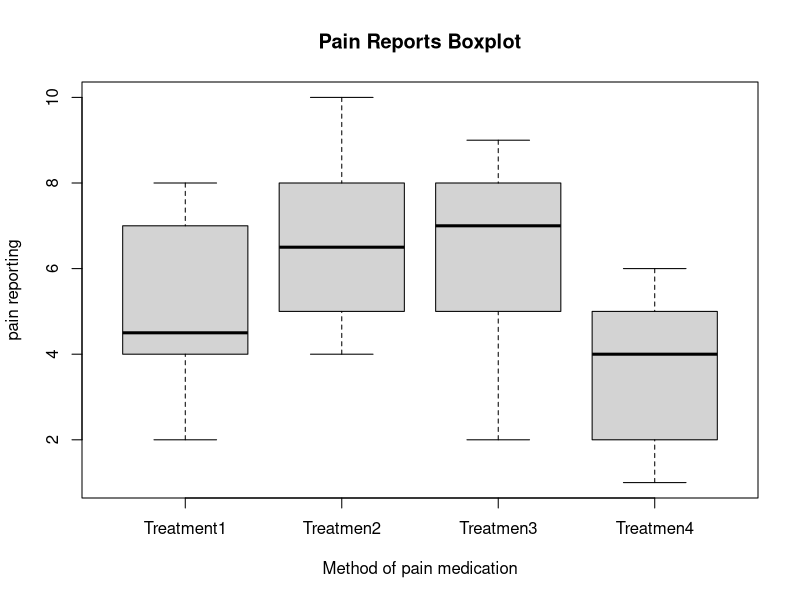
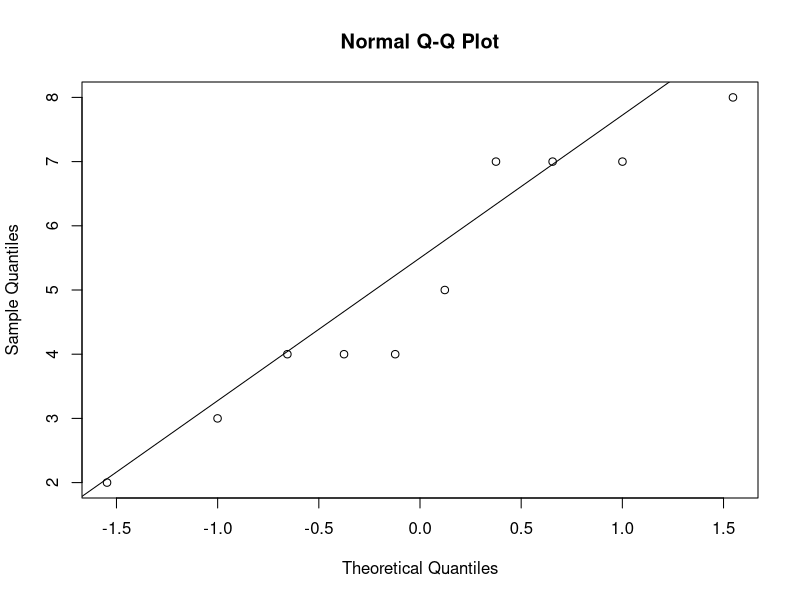
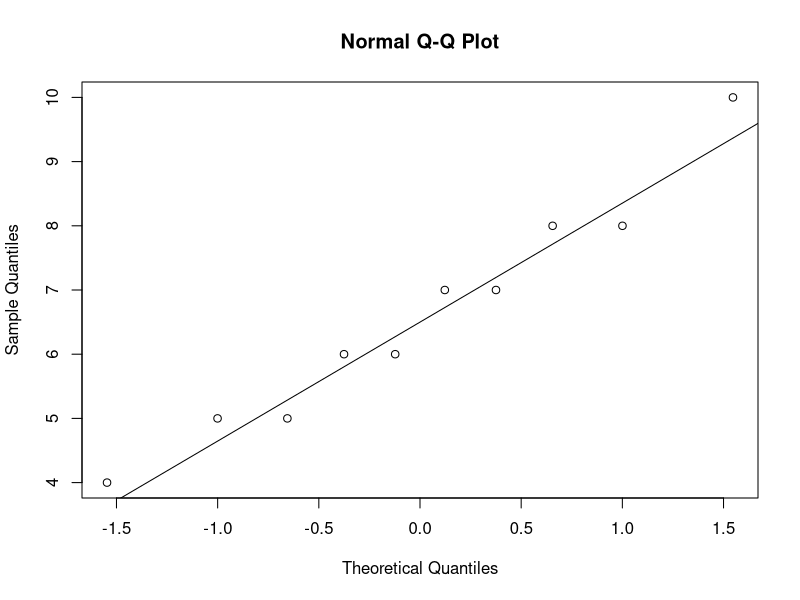
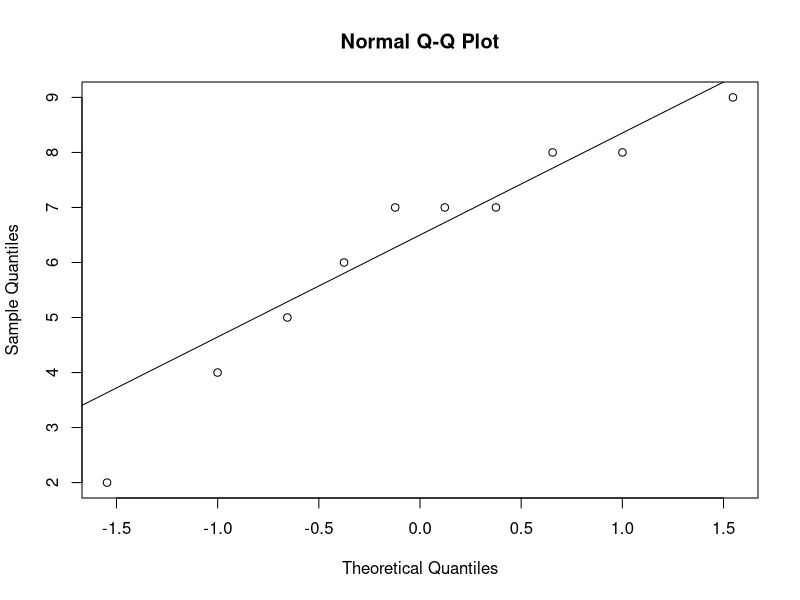
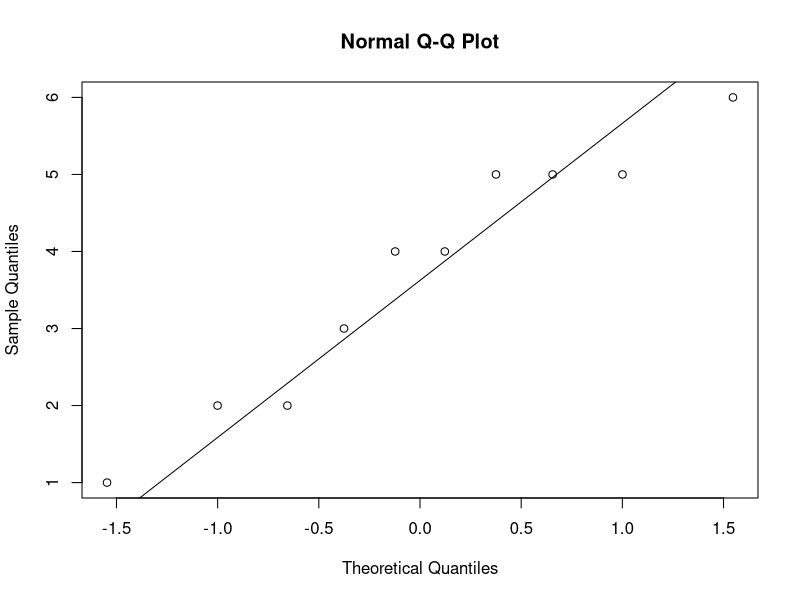

Generate these figures, in order, with R:
## ---- chunk 1
knitr::opts_chunk$set(echo = TRUE)
#install.packages("multcomp")
require(multcomp)
library(multcomp)
library(tidyverse)


## ---- chunk 2

#data
Treatment1 <- c(8, 7, 7, 2, 4, 7, 4, 5, 3, 4)
Treatment2 <- c(7, 10, 6, 6, 5, 8, 5, 8, 7, 4)
Treatment3 <- c(2, 7, 5, 7, 8, 4, 6, 7, 9, 8)
Treatment4 <- c(6, 4, 2, 1, 4, 3, 5, 2, 5, 5)

treatments<- c("Treatment1", "Treatmen2", "Treatmen3", "Treatmen4")
boxplot(Treatment1, Treatment2,Treatment3,Treatment4, names=treatments,  main = "Pain Reports Boxplot", 
xlab="Method of pain medication", ylab="pain reporting")

## ---- chunk 3
overallmean <- (sum(Treatment1)+sum(Treatment2)+sum(Treatment3)+sum(Treatment4))/40
overallmean
## ---- chunk 4
meant1 <- mean(Treatment1)
meant1

vatt1 <- var(Treatment1)
vatt1
## ---- chunk 5
meant2 <- mean(Treatment2)
meant2

vatt2 <- var(Treatment2)
vatt2
## ---- chunk 6
meant3 <- mean(Treatment3)
meant3

vatt3 <- var(Treatment3)
vatt3
## ---- chunk 7
meant4 <- mean(Treatment4)
meant4

vatt4 <- var(Treatment4)
vatt4

## ---- chunk 8

y <- c(8, 7, 7, 2, 4, 7, 4, 5, 3, 4, 7, 10, 6, 6, 5, 8, 5, 8, 7, 4, 2, 7, 5, 7, 8, 4, 6, 7, 9, 8, 6, 4, 2, 1, 4, 3, 5, 2, 5, 5)
a <- factor(rep(c("a1", "a2", "a3", "a4"), each=10))
dat <- data.frame(x=a, y=y)

model <- lm (y ~ a , data = dat)
anova (model)
## ---- chunk 9
bartlett.test(y ~ a, data=dat)

## ---- chunk 10
print("Treeatment 1")
qqnorm(Treatment1)
qqline(Treatment1)
print("Treeatment 2")
qqnorm(Treatment2)
qqline(Treatment2)
print("Treeatment 3")
qqnorm(Treatment3)
qqline(Treatment3)
print("Treeatment 4")
qqnorm(Treatment4)
qqline(Treatment4)



## ---- chunk 11
fit <- lm ( y  ~ a - 1 , data = dat)

L1 <- matrix(c(
  1,-1/3,-1/3,-1/3,
  0, 1, -1/2, -1/2,
  0, 0, 1, -1), byrow = T, nrow=3)

summary(glht(fit,L1), test=adjusted("none"))

SS.Psi1 = 10*(-0.4333) ^ 2/ sum((L1[1,]) ^ 2)
SS.Psi2 = 10*(1.6000) ^ 2/ sum((L1[2,]) ^ 2)
SS.Psi3 = 10*(2.6000) ^ 2/ sum((L1[3,]) ^ 2)

SS.Psi1
SS.Psi2
SS.Psi3


SS.Psi.treatment <- SS.Psi1 + SS.Psi2 + SS.Psi3

SS.Psi.treatment
## ---- chunk 12
fit <- lm ( y  ~ a - 1 , data = dat)

L1 <- matrix(c(
  1,-1/3,-1/3,-1/3,
  0, 1, -1/2, -1/2,
  0, 0, 1, -1), byrow = T, nrow=3)


summary(glht(fit,L1), test=adjusted("none"))

## ---- chunk 13
df <- 40 - 4
tableT <- qt( 1-(0.05/2), df)

psi1_hat <- -0.4333

sd <- sqrt(3.5972 * ((1^2 +(-1/3)^2+(-1/3)^2+(-1/3)^2)/10)) #mse found from ANOVA table above

CI <- c(psi1_hat-tableT*sd,psi1_hat+tableT*sd )

CI

## ---- chunk 14
L2 <- matrix(c(
+ 1 , -1/3, -1/3, -1/3,
 0 , 1 , -1/2 , -1/2) , byrow=T, nrow=2)


summary(glht(fit,L2), test=adjusted("bonferroni"))

## ---- chunk 15

tukeyCIs = TukeyHSD(aov(lm( y ~ x, data=dat )) , factor=a , conf.level = 0.95)
tukeyCIs
